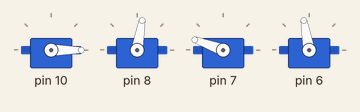
This sketch was run on a simulated Arduino Uno, built with avr-gcc and run on an emulated ATmega328P. On the bench: 4 × servo.

Above: at 0.05 s.
At 6.2 s:
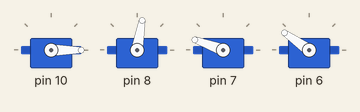
Timing chart, 0 to 8.1 s (numbered marks = the images above):
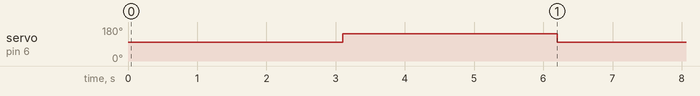

Measured:
- by itself, servo on pin 6: alternates 145° for 3.1 s and 100° for 3.1 s

The sketch:

Servomotortest.ino
```cpp
#include <Servo.h>

const int SERVOS = 4;
const int ACC = 10; // the accurancy of the potentiometer value before idle starts counting
int PIN[SERVOS], MIN[SERVOS], MAX[SERVOS], INITANGLE[SERVOS], ANA[SERVOS], DIG[3], ARM[3][2][2], WRIST[2], BASE[5], CLAW[2], baseIndex, clawIndex, onOff, offset[3];
Servo myservo[SERVOS];


void setup() {
  //Middle Servo
  BASE[0] = 0;
  BASE[1] = 45;
  BASE[2] = 90;
  BASE[3] = 135;
  BASE[4] = 180;
  //Middle Servo
  PIN[0] = 10;
  MIN[0] = BASE[0];
  MAX[0] = BASE[4];
  INITANGLE[0] = BASE[baseIndex];

  //Left Side
  PIN[1] = 8;
  MIN[1] = 60; // This should bring the lever to just below 90deg to ground
  MAX[1] = 165; //supposed to be 160. That's whay jamie left it at.

  //CHANGE THESE VALUES FOR RIGHT MOTOR POSITION
  ARM[1][0][0] = 80;
  ARM[1][0][1] = 80;
  ARM[1][1][0] = 120;
  ARM[1][1][1] = 120;
  INITANGLE[1] = ARM[1][0][0]; // This should bring the lever parallel with the ground
  ANA[0] = 0;
  //Right Side
  PIN[2] = 7;
  MIN[2] = 40;
  MAX[2] = 180;

  //CHANGE THESE VALUES FOR LEFT ARM POSITION
  //FIRST INDEX IS BACK/FORWARD
  //SECOND INDEX IS UP/DOWN
  ARM[2][0][0] = 160;
  ARM[2][0][1] = 120;
  ARM[2][1][0] = 160;
  ARM[2][1][1] = 120;
  INITANGLE[2] = ARM[2][0][0];
  ANA[1] = 2;
  DIG[0] = 4;
  //Claw Servo
  PIN[3] = 6;
  MIN[3] = 100  + offset[3];
  MAX[3] = 145 + offset[3];
  INITANGLE[3] = MAX[3]; //started as 100
  DIG[1] = 3;

  WRIST[0] = 0;
  WRIST[1] = 0;
  CLAW[0] = MIN[3];
  CLAW[1] = MAX[3];
  clawIndex = 1;

  DIG[2] = 2;

  for (int i = 0; i < SERVOS; i++)
  {
    myservo[i].attach(PIN[i]);
    myservo[i].write(INITANGLE[i]);

  }
  Serial.begin(9600);

}

void loop() {

  while( myservo[3].read() != MIN[3] )
  {
     myservo[3].write(MIN[3]);
     delay(100);
  }
  delay(3000);

  while( myservo[3].read() != MAX[3] )
  {
     myservo[3].write(MAX[3]);
     delay(100);
  }
  delay(3000);

  /*
  for( int j = MIN[3]; j < MAX[3]; j = j + 10 )
  {
    myservo[3].write(j);
    Serial.println(j);
    delay(1000);
  }
  */

}
```
